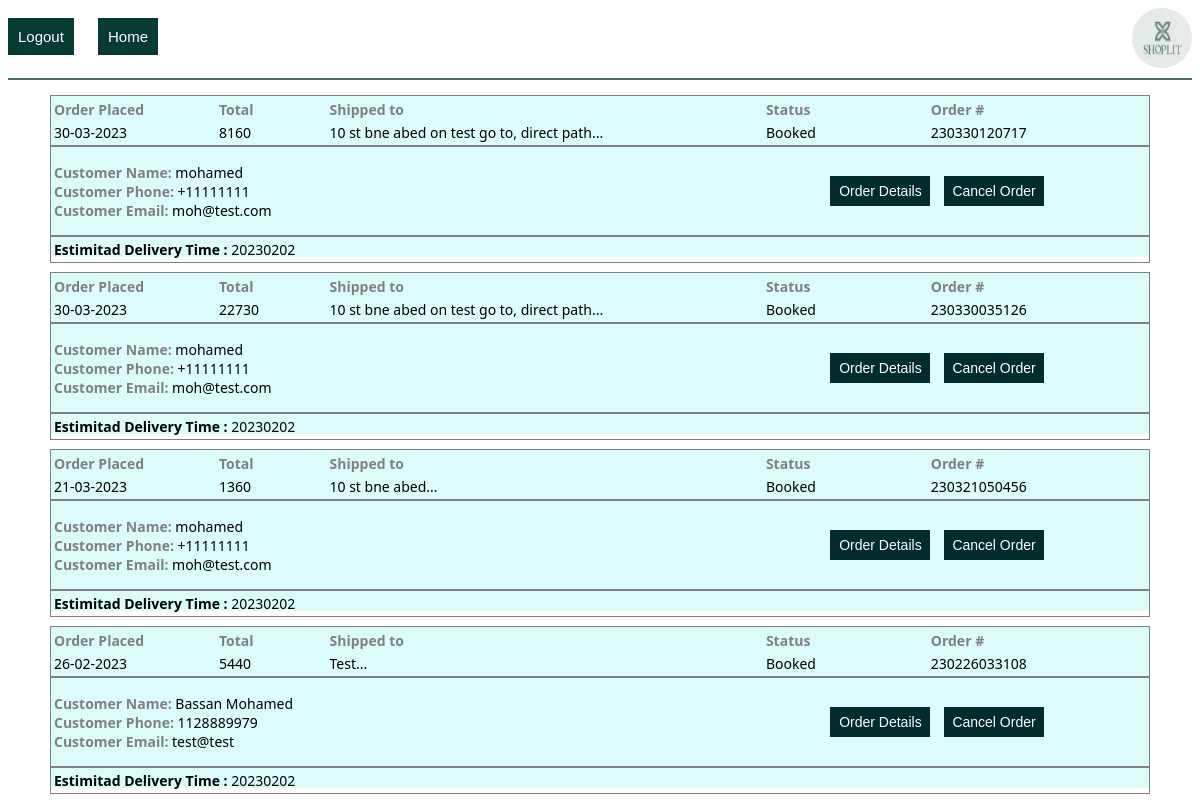
Page /WEB/orders.php on the committed database.
### tables this page shows
CREATE TABLE "orders" (
	"id"	TEXT NOT NULL,
	"customer_phone"	TEXT NOT NULL,
	"customer_name"	TEXT NOT NULL,
	"customer_mail"	TEXT NOT NULL,
	"customer_add"	TEXT NOT NULL DEFAULT 'Test',
	"order_cost"	NUMERIC NOT NULL,
	"order_date"	TEXT NOT NULL,
	"status"	TEXT NOT NULL,
	PRIMARY KEY("id")
);

### WEB/orders.php (the view, shortened to what this page needs)
<?php
    $pdo = new PDO('sqlite:../DB/SHOPLIT.db');
    $stat = $pdo->query("SELECT * ,strftime('%d-%m-%Y', order_date) AS Placed_AT FROM orders order by order_date desc");
    $orders = $stat->fetchAll();
?>
<!DOCTYPE html>
<html lang="en">
<head>
    <link rel="stylesheet" href="css/admin.css">
    <link rel="stylesheet" href="css/orders.css">
</head>
<body>
    <div class="header">
        <div class="logout">
            <form action="login.php">
                <input type="submit" value="Logout">
            </form>
            <form action="admin-home.php">
                <input type="submit" value="Home">
            </form>
        </div>
        <div class="logo"><img src="img/logo.png" width="60px" height="60px"></div>
    </div>
    <?php foreach($orders as $ord){ ?>
        <div class="Order">
            <div class="OrderCard">
                <table class="OrderTable">
                    <th style="width: 15%; color:grey;">Order Placed</th>
                    <th style="width: 10%; color:grey;">Total</th>
                    <th style="width: 40%; color:grey;">Shipped to</th>
                    <th style="width: 15%; color:grey;">Status</th>
                    <th style="width: 20%; color:grey;">Order #</th>
                    <tr>
                        <td><?= $ord['Placed_AT'];?></td>
                        <td><?= $ord['order_cost'];?></td>
                        <td><?= $ord['customer_add'];?>...</td>
                        <td><?= $ord['status'];?></td>
                        <td><?= $ord['id'];?></td>
                    </tr>
                </table>
                <table class="CustomerTable">
                    <tr>
                        <td style="width: 70%;">
                            <strong style="color:grey;">Customer Name:</strong> <?= $ord['customer_name'];?> <br>
                            <strong style="color:grey;">Customer Phone:</strong> <?= $ord['customer_phone'];?> <br>
                            <strong style="color:grey;">Customer Email:</strong> <?= $ord['customer_mail'];?>
                        </td>
                        <td>
                            <button class="OrderButton">Order Details</button>
                            <button class="OrderButton">Cancel Order</button>
                        </td>
                    </tr>
                </table>
                <table class="DelivTable">
                    <tr>
                        <td>
                            <strong>Estimitad Delivery Time :</strong> 20230202
                        </td>
                    </tr>
                </table>
            </div>
        </div>
    <?php }?>
    </body>
</html>

### WEB/css/admin.css (style rules this page uses)
body { font-family: 'Segoe UI', Tahoma, Geneva, Verdana, sans-serif; }
.header { border-bottom:2px solid #476e5f; width: 100%; height: 70px; margin :0; padding :0; display: flex; justify-content: space-between; }
.logout { display: flex; justify-content: space-between; width: 150px; }
.logout input { padding: 10px; margin-top: 10px; background-color: rgb(5, 59, 50); border: #476e5f ; font-size: 15px; color: white; }
.logo img { margin-left: 500px; border-radius: 50%; }

### WEB/css/orders.css (style rules this page uses)
.Order { display: flex; justify-content: center; margin-top: 15px; }
.OrderCard { width: 1100px; height: 162px; background-color: rgb(220, 252, 249); }
.OrderTable { text-align: left; width: 100%; border: 1px solid b; font-size: 14px; border: 1px solid grey; }
.OrderTable th { height: 20px; }
.CustomerTable { text-align: left; width: 100%; border: 1px solid b; font-size: 14px; border: 1px solid grey; height: 90px; }
.DelivTable { text-align: left; width: 100%; border: 1px solid b; font-size: 14px; border: 1px solid grey; }
.OrderButton { background: rgb(1, 44, 44); border: none; width: 100px; height: 30px; font-size: 14px; color: white; font-weight: 400; margin-left: 10px; }

### rows in the picture
orders: Placed_AT "30-03-2023", order_cost "8160", customer_add "10 st bne abed on test go to, direct path", status "Booked", id "230330120717", customer_name "mohamed", customer_phone "+11111111", customer_mail "moh@test.com"
orders: Placed_AT "30-03-2023", order_cost "22730", customer_add "10 st bne abed on test go to, direct path", status "Booked", id "230330035126", customer_name "mohamed", customer_phone "+11111111", customer_mail "moh@test.com"
orders: Placed_AT "21-03-2023", order_cost "1360", customer_add "10 st bne abed", status "Booked", id "230321050456", customer_name "mohamed", customer_phone "+11111111", customer_mail "moh@test.com"
orders: Placed_AT "26-02-2023", order_cost "5440", customer_add "Test", status "Booked", id "230226033108", customer_name "Bassan Mohamed", customer_phone "1128889979", customer_mail "test@test"
